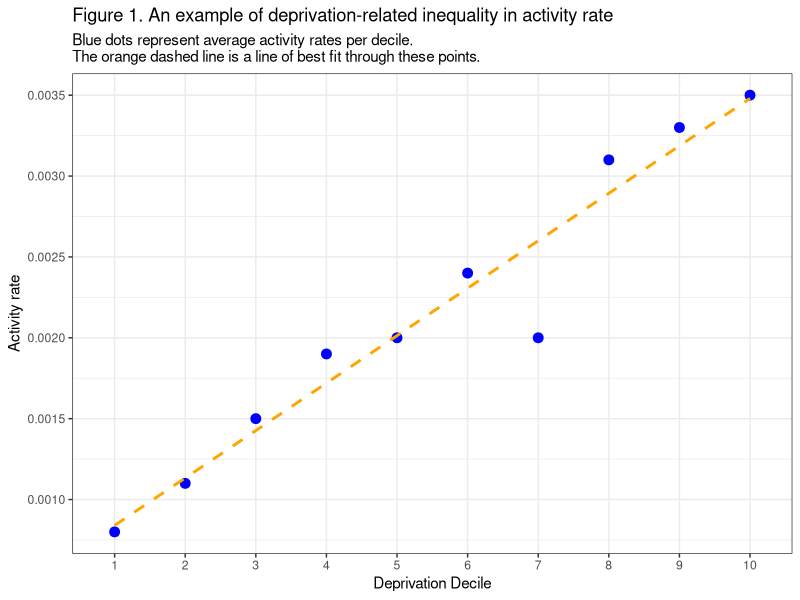
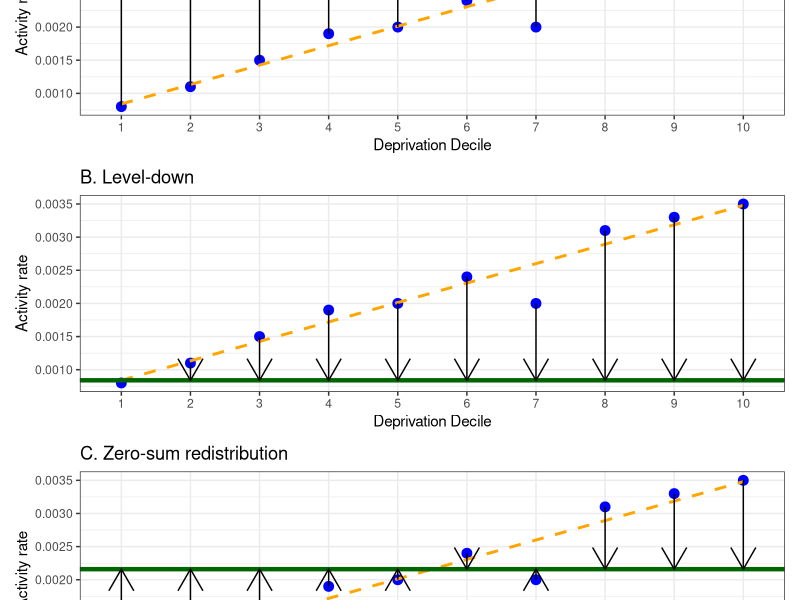

Reproduce these figures in R, in order.
## ---- chunk 1
#| echo: false
#| fig-alt: |
#|  A diagram showing the an example of activity rate plotted against deprivation decile
#| label: fig-1
#| warning: false


library(ggplot2)

#set up some dummy data
data <- data.frame(activity = c(0.0008, 0.0011, 0.0015, 0.0019,0.0020, 0.0024, 0.0020, 0.0031, 0.0033, 0.0035),
                   decile = seq(1,10,1))

#create a linear model to plot and predict from
model <- lm(activity ~ decile, data = data)
upper <- predict(model, newdata = data.frame(decile = 10))
lower <- predict(model, newdata = data.frame(decile = 1))
mid <- mean(data$activity)

#plotting
plot <- ggplot(data, aes(x = as.factor(decile), y = activity)) +
  geom_point(size = 3, colour = "blue") +
  geom_smooth(aes(x = as.numeric(decile), y = activity), method = "lm", 
              colour = "orange", linetype = "dashed", se = F) +
  theme(panel.grid.major = element_blank(),
        panel.grid.minor = element_blank(),
        axis.text = element_text(size = 14),
        text = element_text(size = 14)) +
  theme_bw() +
  labs(y = "Activity rate",
       x = "Deprivation Decile",
       title = "Figure 1. An example of deprivation-related inequality in activity rate",
       subtitle = "Blue dots represent average activity rates per decile.\nThe orange dashed line is a line of best fit through these points.") +
  scale_y_continuous(breaks = seq(0.000,0.004, 0.0005))

suppressMessages(print(plot))

## ---- chunk 2
#| fig-alt: |
#|   Visual description of three assumptions available when inequality reduction is predicted for an HRG. 
#|   Each is assigned a percentage to indicate the likelihood of inequalities in 
#|   the HRG being reduced via that option.
#| echo: false
#| warning: false
#| label: fig-2
#| fig-height: 9

library(patchwork)

A <- plot + 
  labs(subtitle = NULL)+
  geom_hline(yintercept = upper, colour = "darkgreen", linewidth = 1.5) +
  geom_segment(data = subset(data, decile !=10),
    aes(x = as.factor(decile), y = activity, xend = as.factor(decile),
                   yend = upper),
               arrow = arrow()) +
  labs(title = "A. Level-up") 


B <- plot + 
  labs(subtitle = NULL)+
  geom_hline(yintercept = lower, colour = "darkgreen", linewidth = 1.5) +
  geom_segment(data = subset(data, decile !=1),
               aes(x = as.factor(decile), 
                   y = activity, 
                   xend = as.factor(decile),
                   yend = lower),
               arrow = arrow()) +
  labs(title = "B. Level-down") 

C <- plot + 
  labs(subtitle = NULL)+
  geom_hline(yintercept = mid, colour = "darkgreen", linewidth = 1.5) +
  geom_segment(aes(x = as.factor(decile), 
                   y = activity, 
                   xend = as.factor(decile),
                   yend = mid),
               arrow = arrow()) +
  labs(title = "C. Zero-sum redistribution") 

fig2 <- A/B/C + plot_layout(heights = unit(5, "cm"))
suppressMessages(print(fig2))

